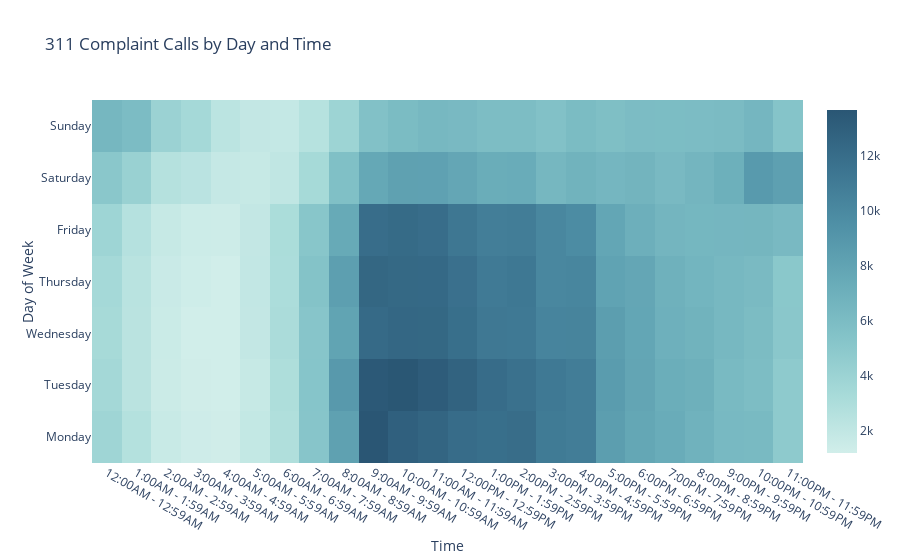

Source (notebook cell):
### Code cell
hourdayfig = go.Figure(data=go.Heatmap(
                   z=[x for x in hourdayarray],
                   y=[x for x in hourdayindex],
                   x=[x for x in houranddayct_df.columns],
                colorscale = "Teal", opacity = 1))
hourdayfig.update_layout(
    title="311 Complaint Calls by Day and Time",
    xaxis_title="Time",
    yaxis_title="Day of Week",)
hourdayfig.show()

### Figure 1 — Plotly figure (JSON) as saved in the notebook; plotly's stock layout.template omitted (floating-point values rounded to 4 significant figures; data arrays with more than 128 entries replaced by an {"elided": "..."} marker saying what was removed)
{"data": [{"colorscale": [[0, "rgb(209, 238, 234)"], [0.1667, "rgb(168, 219, 217)"], [0.3333, "rgb(133, 196, 201)"], [0.5, "rgb(104, 171, 184)"], [0.6667, "rgb(79, 144, 166)"], [0.8333, "rgb(59, 115, 143)"], [1, "rgb(42, 86, 116)"]], "opacity": 1, "type": "heatmap", "x": ["12:00AM - 12:59AM", "1:00AM - 1:59AM", "2:00AM - 2:59AM", "3:00AM - 3:59AM", "4:00AM - 4:59AM", "5:00AM - 5:59AM", "6:00AM - 6:59AM", "7:00AM - 7:59AM", "8:00AM - 8:59AM", "9:00AM - 9:59AM", "10:00AM - 10:59AM", "11:00AM - 11:59AM", "12:00PM - 12:59PM", "1:00PM - 1:59PM", "2:00PM - 2:59PM", "3:00PM - 3:59PM", "4:00PM - 4:59PM", "5:00PM - 5:59PM", "6:00PM - 6:59PM", "7:00PM - 7:59PM", "8:00PM - 8:59PM", "9:00PM - 9:59PM", "10:00PM - 10:59PM", "11:00PM - 11:59PM"], "y": ["Monday", "Tuesday", "Wednesday", "Thursday", "Friday", "Saturday", "Sunday"], "z": {"elided": "7x24 int values"}}], "layout": {"title": {"text": "311 Complaint Calls by Day and Time"}, "xaxis": {"title": {"text": "Time"}}, "yaxis": {"title": {"text": "Day of Week"}}}}
